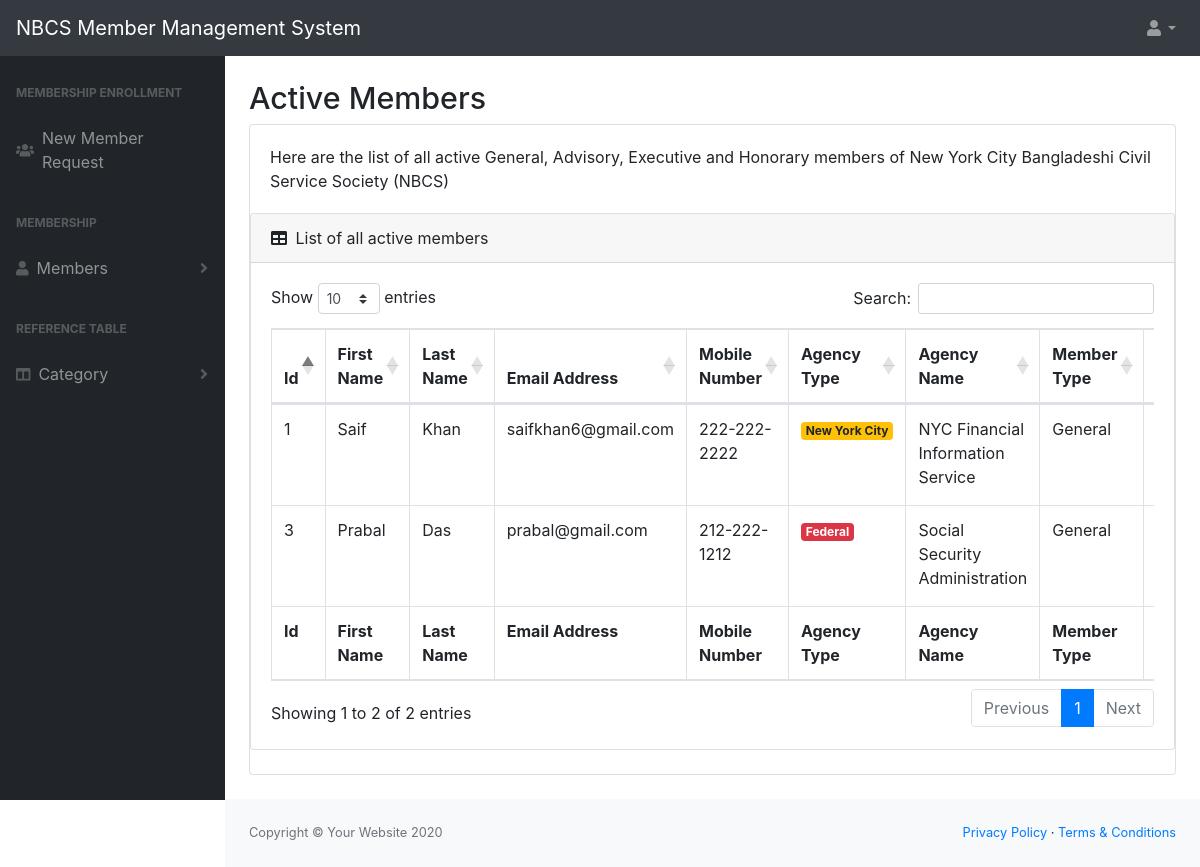
/admin/activemembers.php, run on the app's committed database.
### tables this page shows
CREATE TABLE `member` (
  `id` int(11) NOT NULL,
  `fname` varchar(200) NOT NULL,
  `lname` varchar(200) NOT NULL,
  `email` varchar(300) NOT NULL,
  `mnumber` varchar(12) NOT NULL,
  `agencytypecode` int(1) NOT NULL,
  `agency` varchar(400) NOT NULL,
  `jobtitle` varchar(400) NOT NULL,
  `memtypecode` int(1) NOT NULL,
  `memstatuscode` int(1) NOT NULL,
  `registrationdate` date NOT NULL,
  `updatedate` date NOT NULL
);

CREATE TABLE `agencytype` (
  `id` int(1) NOT NULL,
  `agencytype` varchar(200) NOT NULL
);

CREATE TABLE `memtype` (
  `id` int(1) NOT NULL,
  `memtype` varchar(200) NOT NULL
);

### admin/activemembers.php (the view, shortened to what this page needs)
<?php
include 'inc/header.php';
?>
<div id="layoutSidenav_content">
 <main>
  <div class="container-fluid">
   <h1 class="mt-4">Active Members</h1>
   <?php
    $do=isset($_GET['do']) ? $_GET['do'] : 'Manage';
    if($do=='Manage'){
     ?>
   <div class="card mb-4">
    <div class="card-body">
     Here are the list of all active General, Advisory, Executive and Honorary members of New York City Bangladeshi
     Civil Service Society (NBCS)
    </div>
    <div class="card mb-4">
     <div class="card-header">
      <i class="fas fa-table mr-1"></i>
      List of all active members
     </div>
     <div class="card-body">
      <div class="table-responsive">
       <table class="table table-bordered" id="dataTable" width="100%" cellspacing="0">
        <thead>
         <tr>
          <th>Id</th>
          <th>First Name</th>
          <th>Last Name</th>
          <th>Email Address</th>
          <th>Mobile Number</th>
          <th>Agency Type</th>
          <th>Agency Name</th>
          <th>Member Type</th>
          <th>Action</th>
         </tr>
        </thead>
        <tfoot>
         <tr>
          <th>Id</th>
          <th>First Name</th>
          <th>Last Name</th>
          <th>Email Address</th>
          <th>Mobile Number</th>
          <th>Agency Type</th>
          <th>Agency Name</th>
          <th>Member Type</th>
          <th>Action</th>
         </tr>
        </tfoot>
        <tbody>
         <?php
          $query="SELECT member.id as ID, fname,lname, email, mnumber,agencytype.id as agencyId, agencytype,agency,jobtitle,registrationdate,memtype,memstatus FROM member LEFT JOIN agencytype on member.agencytypecode=agencytype.id LEFT JOIN memtype on member.memtypecode=memtype.id LEFT JOIN memstatus on member.memstatuscode=memstatus.id where member.memstatuscode='2' order by member.id";
          $result11=mysqli_query($dbc,$query);
          while($row=mysqli_fetch_assoc($result11)){
            $id=$row['ID'];
            $fname=$row['fname'];
            $lname=$row['lname'];
            $email=$row['email'];
            $mnumber=$row['mnumber'];
            $agencyId=$row['agencyId'];
            $agencytype=$row['agencytype'];
            $agency=$row['agency'];
            $memtype=$row['memtype'];
         ?>
         <tr>
          <td><?php echo $id; ?></td>
          <td><?php echo $fname;?></td>
          <td><?php echo $lname;?></td>
          <td><?php echo $email;?></td>
          <td><?php echo $mnumber;?></td>
          <td><?php if($agencyId==1){ ?>
           <span class="badge badge-danger"><?php echo $agencytype; ?></span>
           <?php }
           else if($agencyId==2){ ?>
           <span class="badge badge-primary"><?php echo $agencytype; ?></span>
           <?php }
           else if($agencyId==3){ ?>
           <span class="badge badge-warning"><?php echo $agencytype; ?></span>
           <?php }
           else { ?>
           <span class="badge badge-dark"><?php echo $agencytype; ?></span>
           <?php } ?>
          </td>
          <td><?php echo $agency;?></td>
          <td><?php echo $memtype;?></td>
          <td>
          </td>
         </tr>
         <?php
          }
        ?>
        </tbody>
       </table>
      </div>
     </div>
    </div>
   </div>
   <?php
    }
   ?>
   <?php
include 'inc/footer.php';
?>

### admin/inc/header.php (shortened to what this page needs)
<!DOCTYPE html>
<html lang="en">
<head>
 <link href="dist/css/styles.css" rel="stylesheet" />
 <link href="https://cdn.datatables.net/1.10.20/css/dataTables.bootstrap4.min.css" rel="stylesheet"
 />
</head>
<body class="sb-nav-fixed">
 <nav class="sb-topnav navbar navbar-expand navbar-dark bg-dark">
  <a class="navbar-brand" href="index.html">NBCS Member Management System</a>
  <ul class="navbar-nav ml-auto mr-md-0">
   <li class="nav-item dropdown">
    <a class="nav-link dropdown-toggle" id="userDropdown" href="#" role="button" data-toggle="dropdown"
     aria-haspopup="true" aria-expanded="false"><i class="fas fa-user fa-fw"></i></a>
   </li>
  </ul>
 </nav>
 <div id="layoutSidenav">
  <div id="layoutSidenav_nav">
   <nav class="sb-sidenav accordion sb-sidenav-dark" id="sidenavAccordion">
    <div class="sb-sidenav-menu">
     <div class="nav">
      <div class="sb-sidenav-menu-heading">Membership Enrollment</div>
      <a class="nav-link" href="index.php">
       <div class="sb-nav-link-icon"><i class="fa fa-users"></i></div>
       New Member Request
      </a>
      <div class="sb-sidenav-menu-heading">Membership</div>
      <a class="nav-link collapsed" href="#" data-toggle="collapse" data-target="#collapseLayouts" aria-expanded="false"
       aria-controls="collapseLayouts">
       <div class="sb-nav-link-icon"><i class="fa fa-user"></i></div>
       Members
       <div class="sb-sidenav-collapse-arrow"><i class="fas fa-angle-down"></i></div>
      </a>
      <div class="sb-sidenav-menu-heading">Reference Table</div>
      <a class="nav-link collapsed" href="#" data-toggle="collapse" data-target="#collapseLayouts" aria-expanded="false"
       aria-controls="collapseLayouts">
       <div class="sb-nav-link-icon"><i class="fas fa-columns"></i></div>
       Category
       <div class="sb-sidenav-collapse-arrow"><i class="fas fa-angle-down"></i></div>
      </a>
   </nav>
  </div>

### admin/inc/footer.php (shortened to what this page needs)
</div>
</main>
<footer class="py-4 bg-light mt-auto">
 <div class="container-fluid">
  <div class="d-flex align-items-center justify-content-between small">
   <div class="text-muted">Copyright &copy; Your Website 2020</div>
   <div>
    <a href="#">Privacy Policy</a>
    &middot;
    <a href="#">Terms &amp; Conditions</a>
   </div>
  </div>
 </div>
</footer>
</div>
</div>
</body>
</html>

### data on the page
member: id "1", fname "Saif", lname "Khan", email "saifkhan6@gmail.com", mnumber "222-222-2222", agencytype.agencytype "New York City", agency "NYC Financial Information Service", memtype.memtype "General"
member: id "3", fname "Prabal", lname "Das", email "prabal@gmail.com", mnumber "212-222-1212", agencytype.agencytype "Federal", agency "Social Security Administration", memtype.memtype "General"
